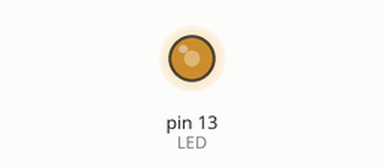
Recording of a sketch running on a simulated Arduino Uno, built with avr-gcc and run on an emulated ATmega328P. Shown: output pins drawn as LEDs (lit = HIGH).

Above: at 0.05 s.
At 5.0 s:
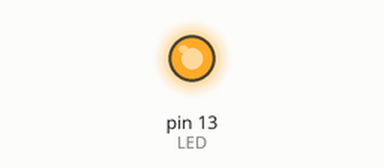
At 10.1 s:
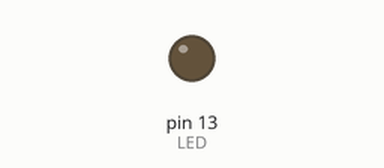
Timing chart, 0 to 13.1 s (numbered marks = the images above):
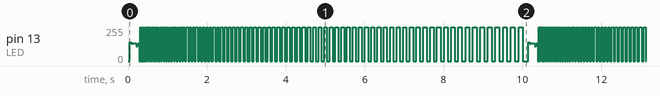

Measured:
- by itself, pin 13 (LED): moves between 0/255 and 255/255, repeating every 10.1 s

The sketch:

Blinking_Led_wForLoop.ino
```cpp
// Example 01 : Blinking LED
//

int LED = 13;   // LED connected to
                // digital pin 13

void setup()
{
  pinMode(LED, OUTPUT);    // sets the digital                           // pin as output
}

void loop()
{
  for(int i = 1;i <=100; i++){
  digitalWrite(LED, HIGH);   // turns the LED on
  delay(i);               // waits for a second
  digitalWrite(LED, LOW);    // turns the LED off
  delay(i);               // waits for a second
  }
}
```
